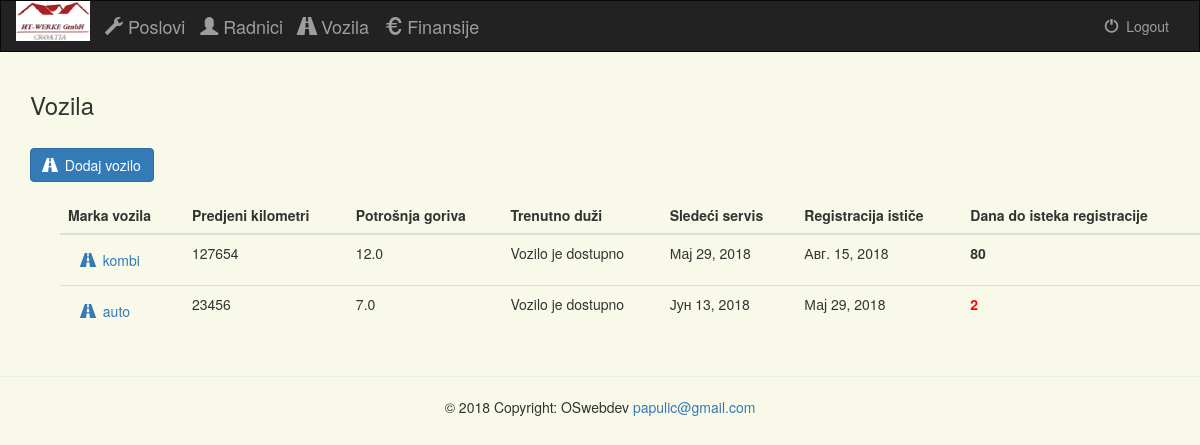
/administracija/vozila/ (signed in), run on an earlier commit of the app's database.
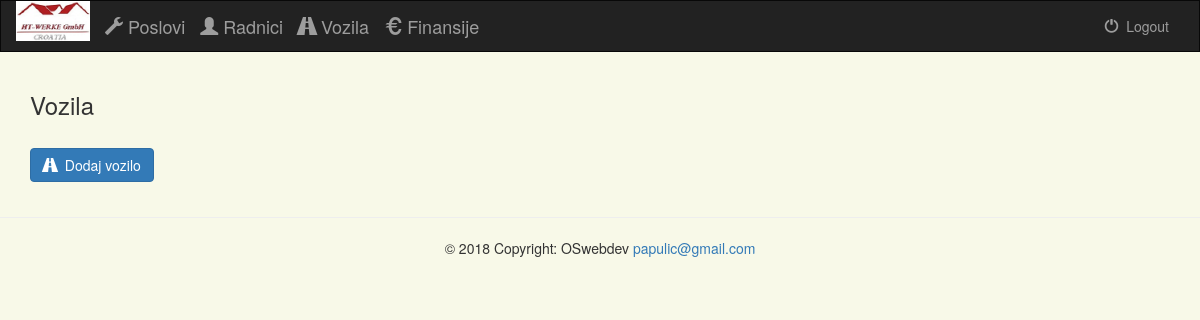
And on a later commit of the database.
### projects/models.py (models this page shows, shortened)
class Vozilo(models.Model):
    marka = models.CharField(max_length=30)
    predjeni_kilometri = models.IntegerField(default=None, null=True, blank=True)
    registracija_istice = models.DateField()
    sledeci_servis = models.DateField()
    potrosnja_goriva = models.FloatField(max_length=10, default=0.0)
    opis = models.CharField(max_length=100, blank=True)
    trenutno_duzi = models.ForeignKey(Radnik, null=True, blank=True)
    class Meta:
        verbose_name_plural = "Vozila"

### projects/views.py (the view)
def vozila(request):
    if not request.user.is_authenticated():
        return render(request, 'projects/login.html')
    else:
        current_date = datetime.date.today()
        vozila = Vozilo.objects.all()
        istek_registracije = {}
        for vozilo in vozila:
            preostalo_dana = vozilo.registracija_istice - current_date
            istek_registracije[vozilo.id] = preostalo_dana.days
        return render(request, 'projects/vozila.html', {
            'vozila': vozila,
            'istek_registracije': istek_registracije
        })

### projects/templates/projects/vozila.html (shortened to what this page needs)
{% extends 'projects/base.html' %}
{% block content %}
{% load staticfiles %}
<div class="container">
    <h3>Vozila</h3>
    <div class="row">
        <div class="col-sm-12" style="padding-bottom: 15px;">
            <br>
            <a href="{% url 'projects:vozilo-add' %}">
                <button type="button" class="btn btn-primary">
                    <span class="glyphicon glyphicon-road"></span>&nbsp; Dodaj vozilo
                </button>
            </a>
        </div>
    </div>
    {% if vozila %}
    <div class="col-md-12">
        <div class='container' id="table">
            <div class="table-div">
                <table class="table">
                    <thead>
                    <tr>
                        <th>Marka vozila</th>
                        <th>Predjeni kilometri</th>
                        <th>Potrošnja goriva</th>
                        <th>Trenutno duži</th>
                        <th>Sledeći servis</th>
                        <th>Registracija ističe</th>
                        <th>Dana do isteka registracije</th>
                    </tr>
                    </thead>
                    <tbody>
                    {% for vozilo in vozila %}
                    <tr>
                        <td>
                            <a href="{% url 'projects:vozilo-detail' vozilo.id %}">
                                <button type="button" class="btn btn-link">
                                    <span class="glyphicon glyphicon-road"></span>&nbsp; {{ vozilo.marka }}
                                </button>
                            </a>
                        </td>
                        {% if vozilo.predjeni_kilometri %}
                        <td>{{ vozilo.predjeni_kilometri }}</td>
                        {% else %}
                        <td>Nije uneto</td>
                        {% endif %}
                        <td>{{ vozilo.potrosnja_goriva }}</td>
                        {% if vozilo.trenutno_duzi == None %}
                        <td>Vozilo je dostupno</td>
                        {% else %}
                        <td>{{ vozilo.trenutno_duzi }}</td>
                        {% endif %}
                        <td>{{ vozilo.sledeci_servis }}</td>
                        <td>{{ vozilo.registracija_istice }}</td>
                        {% for i, v in istek_registracije.items %}
                        {% if i == vozilo.id %}
                        <td {% if v < 15 %}style="color:red"{% endif %}><strong>{{ v }}</strong></td>
                        {% endif %}
                        {% endfor %}
                    </tr>
                    {% endfor %}
                    </tbody>
                </table>
            </div>
        </div>
    </div>
    {% endif %}
</div>
{% endblock %}

What changed in the data, as far as the page shows it:
removed Vozilo: marka "kombi", predjeni_kilometri "127654", potrosnja_goriva "12.0", shows "Vozilo je dostupno", sledeci_servis "Мај 29, 2018", registracija_istice "Авг. 15, 2018", istek_registracije "80"
removed Vozilo: marka "auto", predjeni_kilometri "23456", potrosnja_goriva "7.0", shows "Vozilo je dostupno", sledeci_servis "Јун 13, 2018", registracija_istice "Мај 29, 2018", istek_registracije "2"
Also different on the page:
text no longer shown: "Marka vozila Predjeni kilometri Potrošnja goriva Trenutno duži Sledeći servis Registracija ističe Dana do isteka registracije"
